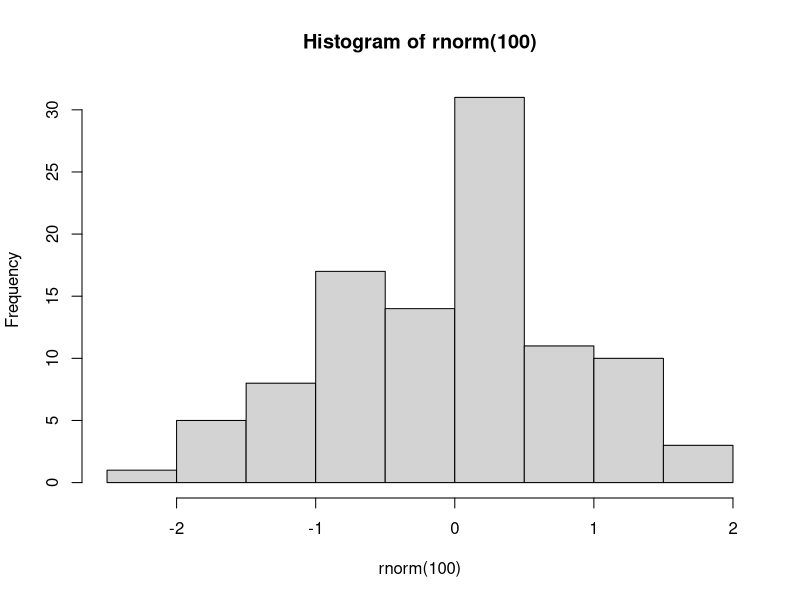

The R script that drew this image:
## ---- chunk 1
rnorm(100) |> hist()
